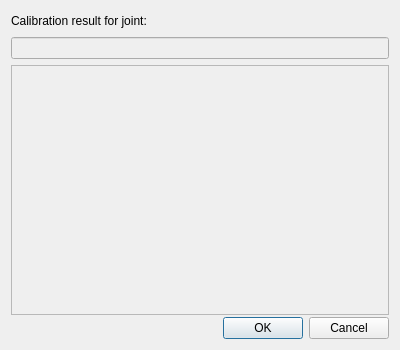
<?xml version="1.0" encoding="UTF-8"?>
<ui version="4.0">
 <class>CalibrationResultsDialog</class>
 <widget class="QDialog" name="CalibrationResultsDialog">
  <property name="geometry">
   <rect>
    <x>0</x>
    <y>0</y>
    <width>400</width>
    <height>350</height>
   </rect>
  </property>
  <property name="sizePolicy">
   <sizepolicy hsizetype="Minimum" vsizetype="Minimum">
    <horstretch>0</horstretch>
    <verstretch>0</verstretch>
   </sizepolicy>
  </property>
  <property name="minimumSize">
   <size>
    <width>400</width>
    <height>350</height>
   </size>
  </property>
  <property name="maximumSize">
   <size>
    <width>400</width>
    <height>350</height>
   </size>
  </property>
  <property name="windowTitle">
   <string>Dialog</string>
  </property>
  <layout class="QVBoxLayout" name="verticalLayout">
   <item>
    <widget class="QLabel" name="label">
     <property name="sizePolicy">
      <sizepolicy hsizetype="Minimum" vsizetype="Minimum">
       <horstretch>0</horstretch>
       <verstretch>0</verstretch>
      </sizepolicy>
     </property>
     <property name="minimumSize">
      <size>
       <width>0</width>
       <height>20</height>
      </size>
     </property>
     <property name="text">
      <string>Calibration result for joint:</string>
     </property>
    </widget>
   </item>
   <item>
    <widget class="QLineEdit" name="joint">
     <property name="enabled">
      <bool>false</bool>
     </property>
    </widget>
   </item>
   <item>
    <widget class="QFrame" name="frame">
     <property name="sizePolicy">
      <sizepolicy hsizetype="Preferred" vsizetype="Preferred">
       <horstretch>0</horstretch>
       <verstretch>0</verstretch>
      </sizepolicy>
     </property>
     <property name="minimumSize">
      <size>
       <width>250</width>
       <height>250</height>
      </size>
     </property>
     <property name="frameShape">
      <enum>QFrame::StyledPanel</enum>
     </property>
     <property name="frameShadow">
      <enum>QFrame::Raised</enum>
     </property>
    </widget>
   </item>
   <item>
    <widget class="QDialogButtonBox" name="buttonBox">
     <property name="orientation">
      <enum>Qt::Horizontal</enum>
     </property>
     <property name="standardButtons">
      <set>QDialogButtonBox::Cancel|QDialogButtonBox::Ok</set>
     </property>
    </widget>
   </item>
  </layout>
 </widget>
 <resources/>
 <connections>
  <connection>
   <sender>buttonBox</sender>
   <signal>accepted()</signal>
   <receiver>CalibrationResultsDialog</receiver>
   <slot>accept()</slot>
   <hints>
    <hint type="sourcelabel">
     <x>248</x>
     <y>254</y>
    </hint>
    <hint type="destinationlabel">
     <x>157</x>
     <y>274</y>
    </hint>
   </hints>
  </connection>
  <connection>
   <sender>buttonBox</sender>
   <signal>rejected()</signal>
   <receiver>CalibrationResultsDialog</receiver>
   <slot>reject()</slot>
   <hints>
    <hint type="sourcelabel">
     <x>316</x>
     <y>260</y>
    </hint>
    <hint type="destinationlabel">
     <x>286</x>
     <y>274</y>
    </hint>
   </hints>
  </connection>
 </connections>
</ui>
